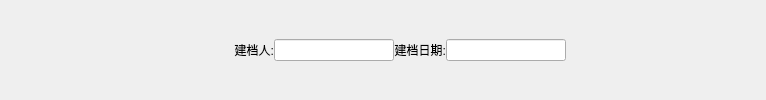
        <widget class="QWidget" name="widget_14" native="true">
         <layout class="QHBoxLayout" name="horizontalLayout_17">
          <property name="spacing">
           <number>0</number>
          </property>
          <property name="leftMargin">
           <number>0</number>
          </property>
          <property name="topMargin">
           <number>0</number>
          </property>
          <property name="rightMargin">
           <number>0</number>
          </property>
          <property name="bottomMargin">
           <number>0</number>
          </property>
          <item>
           <widget class="QLabel" name="label_35">
            <property name="minimumSize">
             <size>
              <width>274</width>
              <height>0</height>
             </size>
            </property>
            <property name="maximumSize">
             <size>
              <width>274</width>
              <height>16777215</height>
             </size>
            </property>
            <property name="text">
             <string>建档人:</string>
            </property>
            <property name="alignment">
             <set>Qt::AlignRight|Qt::AlignTrailing|Qt::AlignVCenter</set>
            </property>
           </widget>
          </item>
          <item>
           <widget class="QLineEdit" name="lineEdit_32">
            <property name="minimumSize">
             <size>
              <width>120</width>
              <height>0</height>
             </size>
            </property>
            <property name="maximumSize">
             <size>
              <width>120</width>
              <height>16777215</height>
             </size>
            </property>
           </widget>
          </item>
          <item>
           <widget class="QLabel" name="label_36">
            <property name="text">
             <string>建档日期:</string>
            </property>
            <property name="alignment">
             <set>Qt::AlignRight|Qt::AlignTrailing|Qt::AlignVCenter</set>
            </property>
           </widget>
          </item>
          <item>
           <widget class="QLineEdit" name="lineEdit_33">
            <property name="minimumSize">
             <size>
              <width>120</width>
              <height>0</height>
             </size>
            </property>
            <property name="maximumSize">
             <size>
              <width>120</width>
              <height>16777215</height>
             </size>
            </property>
           </widget>
          </item>
          <item>
           <spacer name="horizontalSpacer_18">
            <property name="orientation">
             <enum>Qt::Horizontal</enum>
            </property>
            <property name="sizeType">
             <enum>QSizePolicy::Maximum</enum>
            </property>
            <property name="sizeHint" stdset="0">
             <size>
              <width>200</width>
              <height>20</height>
             </size>
            </property>
           </spacer>
          </item>
         </layout>
        </widget>
